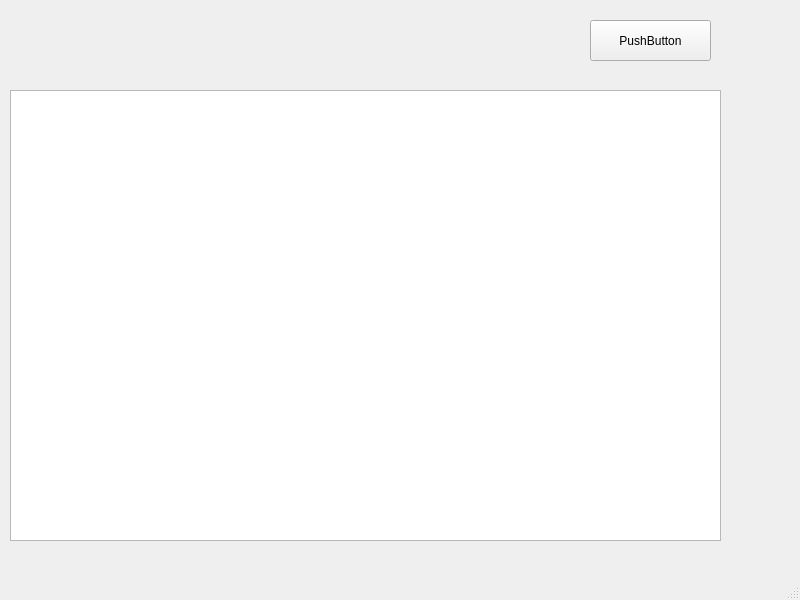
<?xml version="1.0" encoding="UTF-8"?>
<ui version="4.0">
 <class>MainWindow</class>
 <widget class="QMainWindow" name="MainWindow">
  <property name="geometry">
   <rect>
    <x>0</x>
    <y>0</y>
    <width>800</width>
    <height>600</height>
   </rect>
  </property>
  <property name="windowTitle">
   <string>MainWindow</string>
  </property>
  <widget class="QWidget" name="centralwidget">
   <widget class="QTextEdit" name="et">
    <property name="geometry">
     <rect>
      <x>10</x>
      <y>90</y>
      <width>711</width>
      <height>451</height>
     </rect>
    </property>
   </widget>
   <widget class="QPushButton" name="pb">
    <property name="geometry">
     <rect>
      <x>590</x>
      <y>20</y>
      <width>121</width>
      <height>41</height>
     </rect>
    </property>
    <property name="text">
     <string>PushButton</string>
    </property>
   </widget>
  </widget>
  <widget class="QMenuBar" name="menubar">
   <property name="geometry">
    <rect>
     <x>0</x>
     <y>0</y>
     <width>800</width>
     <height>21</height>
    </rect>
   </property>
  </widget>
  <widget class="QStatusBar" name="statusbar"/>
 </widget>
 <resources/>
 <connections/>
</ui>
